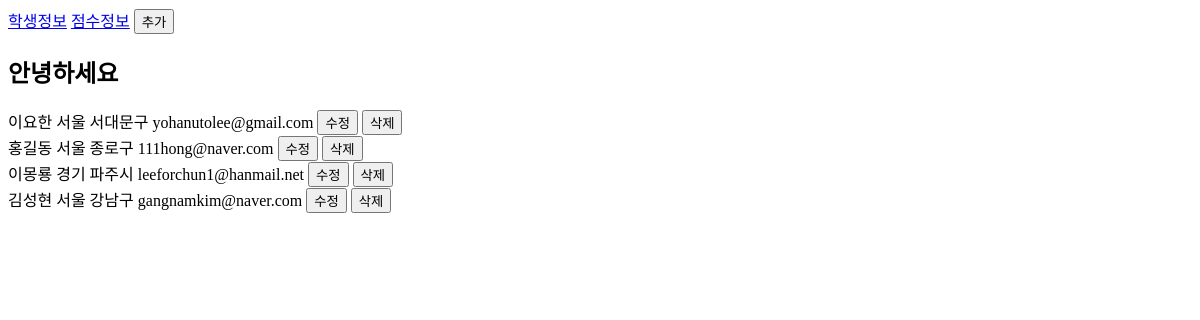
Page /first/students on the earlier database version.
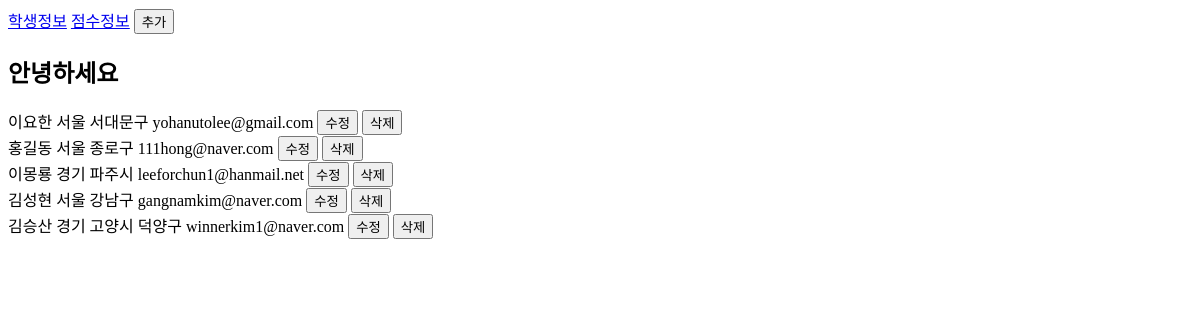
Same page on the later database version.
### first/models.py (models this page shows)
class Students(models.Model):
    name=models.CharField(max_length=10)
    address = models.CharField(max_length=50)
    email = models.CharField(max_length=30)

### first/views.py (the view)
# urls.py: path('students', views.students, name='students'),
def students(request):
    if request.method == 'GET':
        if request.GET.get('start') and request.GET.get('end'):
            start = int(request.GET['start'])
            end = int(request.GET['end'])
            students = Students.objects.filter(pk__range=(start, end))
        else:
            students = Students.objects.all()
        return render(request, 'first/students.html', {
            'text':'안녕하세요',
            'students': students
        })

### first/templates/first/students.html (shortened to what this page needs)
{% extends 'first/layout.html' %}
{% block content %}
<button id="student_add">추가</button>
        <h2>{{ text }}</h2>
        {% for student in students %}
        <div>
            {{ student.name }}
            {{ student.address }}
            {{ student.email }}
            <form id="form_mod" action="{% url 'first:students_modify' student.pk %}" method="POST">
                <input type="submit" value="수정"/></form>
            <form id="form_del" action="{% url 'first:students_del' %}" method="POST">
                <input type="submit" value="삭제"/></form>
        </div>
        {% endfor %}
{% endblock %}

Differences in the rows shown:
added Students: name "김승산", address "경기 고양시 덕양구", email "winnerkim1@naver.com"
